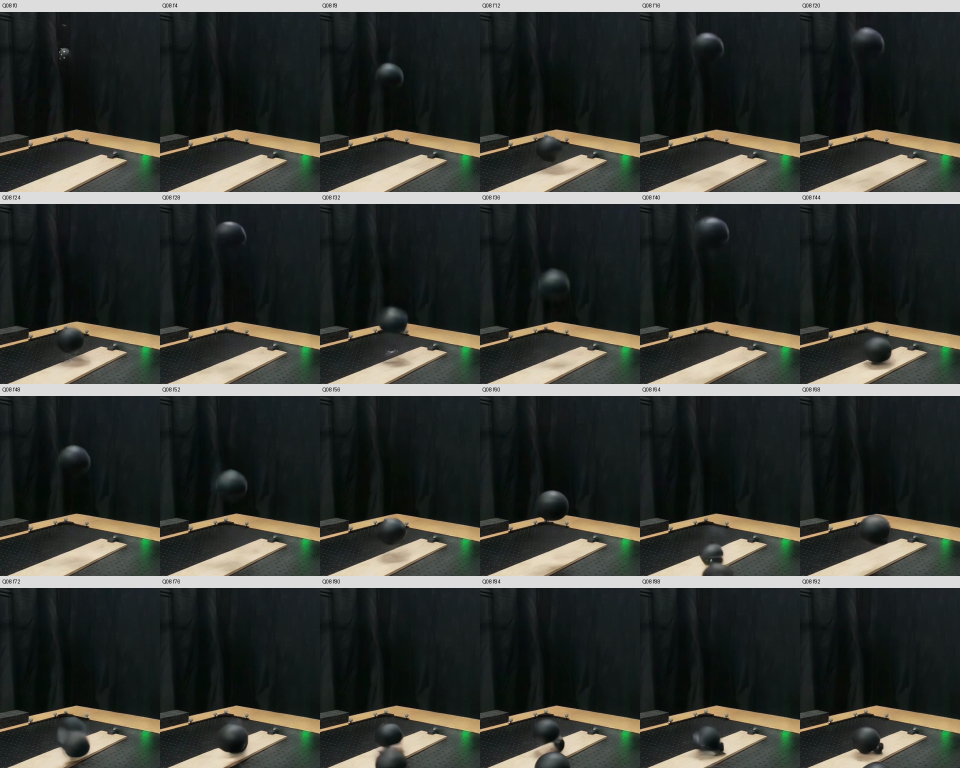
#> input picture work/codex-api-4/t192/panels/Q08.jpg, 1920 x 1536 px (shown at 1/2 size)
$ python -i make_inputs.py   (imports and definitions only)
#> lines starting #> are read from the running program, lines starting #| are printed output that depends on the picture
#> further down, picture is the input picture: shape (1536, 1920, 3); mean B, G, R 52.8, 57.5, 54.6
"""Build independent robot-removal (A) and equal-area edit-control (E) inputs from GAUGE frame 0.

Independent of raj-opus-1's task-139 edit (texture copy): here the masks are hand-set polygons and
the fill is LaMa (simple-lama-inpainting). The ball disk is excluded from every mask, so its pixels
are untouched.

Inputs: GAUGE-Dataset data/rigid/bouncing ball/video/{8,15}.mp4 frame 0 (1280x720), resized to 853x480
(INTER_AREA) and centre-cropped to 832x480 (columns 10..841).
Arms:
  O  unedited
  A  whole Franka (gripper body, fingers, cables, arm column, base) removed, ball kept
  K  arm column, wrist, cables and base removed; gripper body + fingers kept around the ball
     -> energy-matched control: a large robot edit that keeps the holder.
  E  robot kept; an equal-area mask (foam block on the table + a curtain patch on the right) filled
     with the same LaMa pipeline -> controls for "any large LaMa edit releases the ball".
Usage: python make_inputs.py <raw_dir> <out_dir>
"""
import json
import sys

import cv2
import numpy as np


def ball_center(img, guess=(277, 113), win=22):
    """Locate the ball near the guess: darkest-disk via Hough on the local crop, fallback to guess."""
#> called with guess = (277, 113), win = 22
    x0, y0 = guess
    crop = cv2.cvtColor(img[y0 - win:y0 + win, x0 - win:x0 + win], cv2.COLOR_BGR2GRAY)
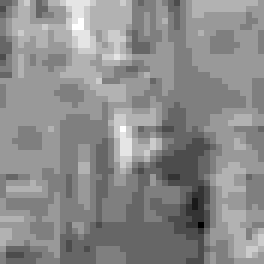
#> crop: shape (44, 44) (shown 6 times larger); min 24, max 34, mean 29.5; drawn with min black and max white
    crop = cv2.GaussianBlur(crop, (3, 3), 0)
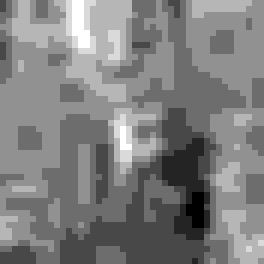
#> crop: shape (44, 44) (shown 6 times larger); min 26, max 33, mean 29.5; drawn with min black and max white
    c = cv2.HoughCircles(crop, cv2.HOUGH_GRADIENT, dp=1, minDist=40, param1=80, param2=12, minRadius=9, maxRadius=15)
#> c = None
    if c is None:
        return guess, 12, False
    cx, cy, r = c[0][0]
    return (int(round(x0 - win + cx)), int(round(y0 - win + cy))), int(round(r)), True


ROBOT_POLY = [(226, 0), (482, 0), (482, 255), (492, 298), (486, 316), (380, 316), (376, 262), (372, 205),
              (330, 205), (305, 208), (280, 208), (260, 160), (256, 99), (226, 101)]
FOAM_POLY = [(52, 268), (212, 268), (212, 332), (52, 332)]
# the dark mounting rod enters from the upper left and runs behind the gripper; mask its last stretch so
# LaMa cannot extend it toward the ball (first attempt drew a rod end + bracket just above the ball)
ROD_POLY = [(140, 26), (230, 40), (230, 66), (140, 52)]
# K: arm column, wrist, cables and base removed; gripper body + fingers (the holder) kept
ARM_POLY = [(338, 0), (482, 0), (482, 255), (492, 298), (486, 316), (380, 316), (376, 262), (372, 205), (338, 205)]


# [49 lines left out: function main, not called in this run]


# [2 lines not run here, left out]

>>> import cv2
>>> picture = cv2.imread('../panels/Q08.jpg')
>>> result = ball_center(picture)
#> result = ((277, 113), 12, False)

$ run again, on work/codex-api-4/t192/panels/overview_09.jpg
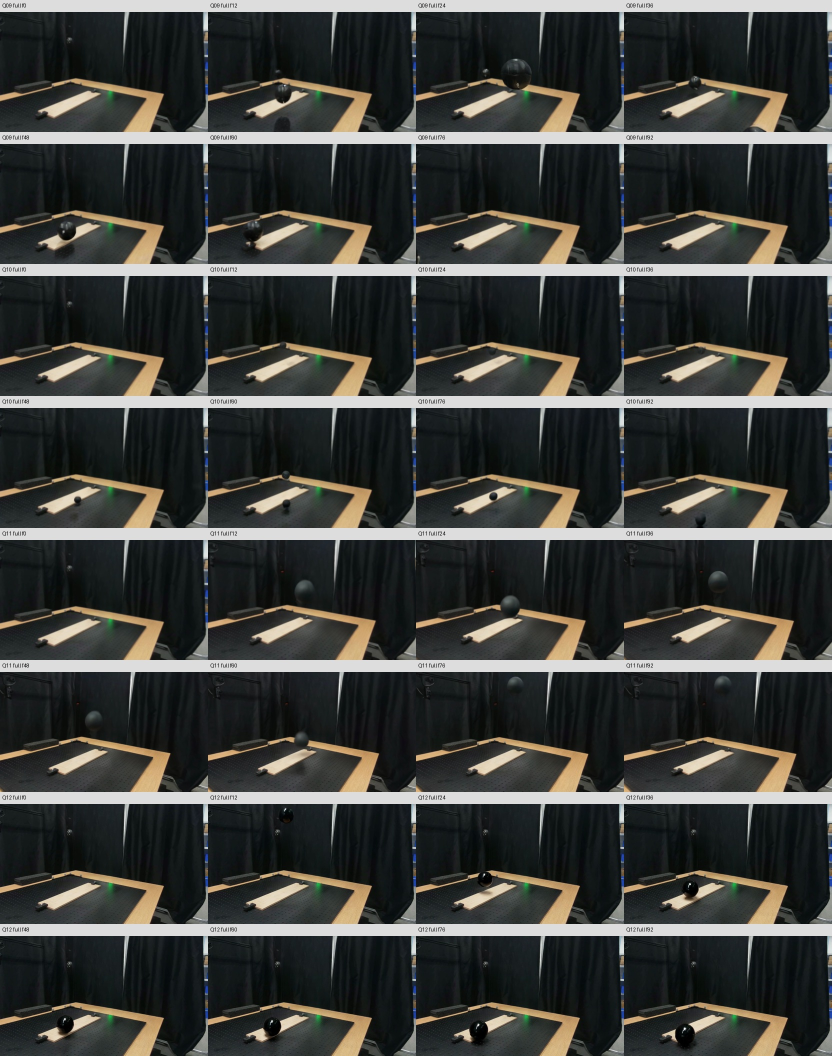
#> input picture work/codex-api-4/t192/panels/overview_09.jpg, 1664 x 2112 px (shown at 1/2 size)
#> picture is the input picture: shape (2112, 1664, 3); mean B, G, R 57.7, 60.8, 59.4
#> in ball_center, `crop = cv2.cvtColor(img[y0 - win:y0 + win, x0 - win:x0 + win], cv2.COL..`:
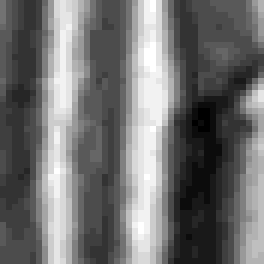
#> crop: shape (44, 44) (shown 6 times larger); min 9, max 29, mean 17.9; drawn with min black and max white
#> c = None
#> result = ((277, 113), 12, False)
